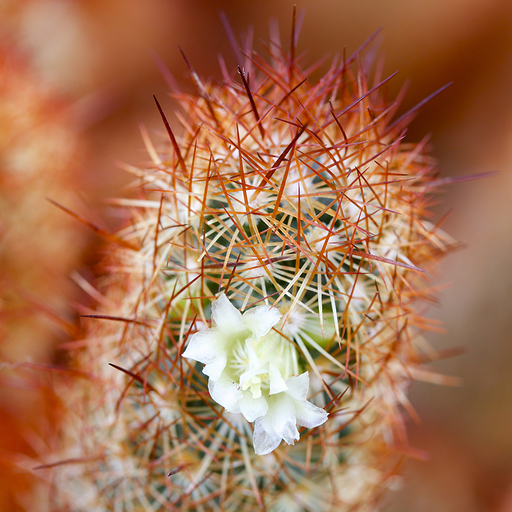
//> input picture images/cactus-512.png, 512 x 512 px
$ ./app_recursive_gpu   (built with g++ and OpenCV 4)
//> lines starting //> are read from the running program, lines starting //| are printed output that depends on the picture
/**
 *  @file app_recursive_gpu.cc
 *  @brief Example of an application of recursive filtering in the GPU
 *  @author Andre Maximo
 *  @date November, 2011
 */


#include <cstdio>
#include <cstddef>
#include <cstdarg>
#include <cstdlib>

#include "cv.h"
#include "highgui.h"

#include <gpufilter.h>
#include <cpuground.h>

//-----------------------------------------------------------------------------
// Aborts and prints an error message
void errorf(const char *fmt, ...) {
    va_list ap;
    va_start(ap, fmt);
    vfprintf(stderr, fmt, ap);
    va_end(ap);
    fprintf(stderr, "\n");
    fflush(stderr);
    exit(1);
}


//-----------------------------------------------------------------------------
// Clamp values between 0.f and 1.f
static inline float clamp(float f) {
    return f > 1.f? 1.f: (f < 0.f? 0.f: f);
}

// Main
int main( int argc, char** argv ) {

    const char *file_in = "../images/cactus-512.png", *file_out = "cactus-gauss.png";
    const float sigma = 8.f;

    printf("Loading input image '%s'\n", file_in);

    IplImage *in_img = cvLoadImage(file_in, CV_LOAD_IMAGE_UNCHANGED);
//> in_img is the input picture: 512 rows x 512 cols, CV_8UC3; mean B, G, R 83.5, 114.7, 166.1

    if( !in_img )
        errorf("Unable to load image '%s'", file_in);

    int w_in = in_img->width, h_in = in_img->height, depth = in_img->nChannels;
//> w_in = 512; h_in = 512; depth = 3

    printf("Image is %dx%dx%d\n", w_in, h_in, depth);
//| Image is 512x512x3

    printf("Flattening input image\n");

    float **flat_in = new float*[depth];

    for (int c = 0; c < depth; c++)
        flat_in[c] = new float[w_in*h_in];

    if( !flat_in )
        errorf("Out of memory!");

    for (int c = 0; c < depth; c++) {

        cvSetImageCOI(in_img, c+1);

        IplImage *ch_img = cvCreateImage(cvSize(w_in, h_in), in_img->depth, 1);

        cvCopy(in_img, ch_img);

        IplImage *uc_img = cvCreateImage(cvSize(w_in, h_in), IPL_DEPTH_8U, 1);

        cvConvertImage(ch_img, uc_img);

        for (int i = 0; i < h_in; ++i)
            for (int j = 0; j < w_in; ++j)
                flat_in[c][i*w_in+j] = ((unsigned char *)(uc_img->imageData + i*uc_img->widthStep))[j]/255.f;

        cvReleaseImage(&ch_img);
        cvReleaseImage(&uc_img);

    }
//> this loop made 3 passes
//> pass 1, `cvCopy(in_img, ch_img);`:
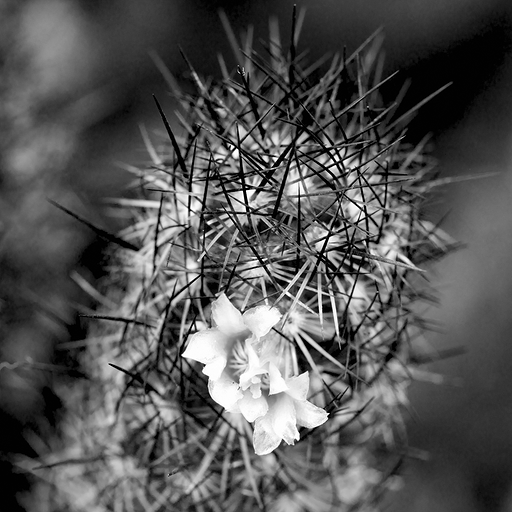
//> ch_img: 512 rows x 512 cols, CV_8UC1; min 0, max 255, mean 83.5
//> pass 2, `cvCopy(in_img, ch_img);`:
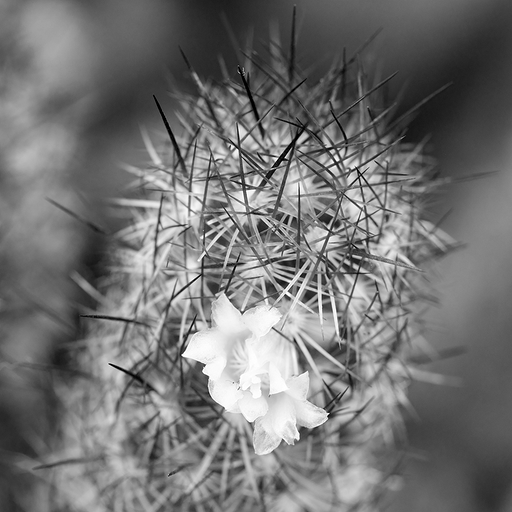
//> ch_img: 512 rows x 512 cols, CV_8UC1; min 0, max 255, mean 114.7
//> pass 3, `cvCopy(in_img, ch_img);`:
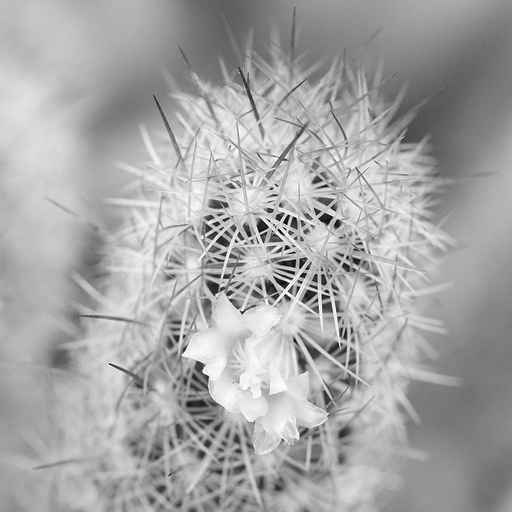
//> ch_img: 512 rows x 512 cols, CV_8UC1; min 0, max 255, mean 166.1

    for (int c = 0; c < depth; c++)
        gpufilter::gaussian_gpu( flat_in[c], h_in, w_in, sigma );
//> (this line was passed over: gpufilter is not available in this run)

    printf("Packing output image\n");

    IplImage *out_img = cvCreateImage(cvSize(w_in, h_in), IPL_DEPTH_8U, depth);
//> out_img: 512 rows x 512 cols, CV_8UC3; every value is 0

    for (int c = 0; c < depth; c++)
        for (int i = 0; i < h_in; ++i)
            for (int j = 0; j < w_in; ++j)
                ((unsigned char *)(out_img->imageData + i*out_img->widthStep))[j*depth + c] = (unsigned char) (floorf(clamp(flat_in[c][i*w_in+j])*255.f+0.5f));

    printf("Saving output image '%s'\n", file_out);

    if( !cvSaveImage(file_out, out_img) )
        errorf("Could not save: %s\n", file_out);

    cvReleaseImage(&in_img);
    cvReleaseImage(&out_img);

    return 0;

}
